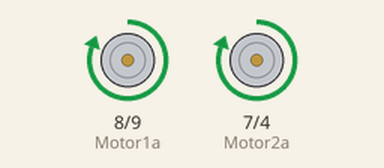
Simulated run of this sketch. Board: Arduino Uno, built with avr-gcc and run on an emulated ATmega328P. On the bench: motor-driver pin pairs drawn as motors (green arrow = first pin HIGH = forward, orange = second pin HIGH = backward, longer = more drive, scaled by the enable pin).

Above: at 0.5 s.
At 1.2 s:
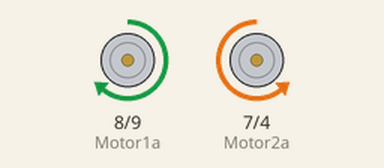
At 6.0 s:
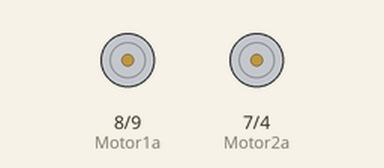
Timing chart, 0 to 8.1 s (numbered marks = the images above):
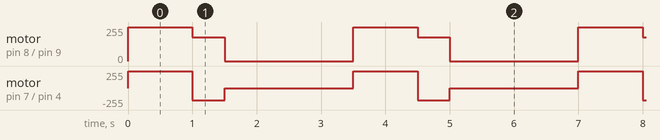

The sketch:

L298N2_motors.ino
```cpp
// #define encoderOne 2
// #define encoderTwo 3
// #define Motor1a 8
// #define Motor1b 9
// #define Motor2a 7
// #define Motor2b 4
// const int ENA = 5;
// const int ENB = 6;

#define Motor1a 8
#define Motor1b 9
#define Motor2a 7
#define Motor2b 4
const int ENA = 5;
const int ENB = 6;

#define encoderOne 2
#define encoderTwo 3

// Function to initialize motor pins
void setup() {
  Serial.begin(9600);
  pinMode(Motor1a, OUTPUT);
  pinMode(Motor1b, OUTPUT);
  pinMode(Motor2a, OUTPUT);
  pinMode(Motor2b, OUTPUT);
  pinMode(ENA, OUTPUT);
  pinMode(ENB, OUTPUT);

  // Start with the motor off
  stopMotor();
}

// Function to move the motor forward
void forward(int speed) {
  digitalWrite(Motor1a, HIGH);  // Set IN1 HIGH
  digitalWrite(Motor1b, LOW);   // Set IN2 LOW
  analogWrite(ENA, speed);  // Set motor speed (0-255)
  digitalWrite(Motor2a, HIGH);  // Set IN1 HIGH
  digitalWrite(Motor2b, LOW);   // Set IN2 LOW
  analogWrite(ENB, speed);  // Set motor speed (0-255)
}

void rotate(int angle) {
  int speed = 180; //80
  int const1 = 1;
  digitalWrite(Motor1a, HIGH);  // Set IN1 HIGH
  digitalWrite(Motor1b, LOW);   // Set IN2 LOW
  analogWrite(ENA, speed);  // Set motor speed (0-255)
  digitalWrite(Motor2a, LOW);  // Set IN1 HIGH
  digitalWrite(Motor2b, HIGH);   // Set IN2 LOW
  analogWrite(ENB, speed);  // Set motor speed (0-255)
  // delay(const1 * angle);
}

// Function to stop the motor
void stopMotor() {
  digitalWrite(Motor1a, LOW);  // Set IN1 HIGH
  digitalWrite(Motor1b, LOW);   // Set IN2 LOW
  analogWrite(ENA, 0);      // Set speed to 0
  digitalWrite(Motor2a, LOW);  // Set IN1 HIGH
  digitalWrite(Motor2b, LOW);   // Set IN2 LOW
  analogWrite(ENB, 0);
}

// Main loop
void loop() {
  // for (int i=0;i<255;i++){
  //   Serial.println(i);
  //   forward(i);
  //   delay(50);
  // }
  forward(255);// 160
  delay(1000);
  rotate(180);
  delay(500);
  stopMotor();
  delay(2000);

}
```

Measured:
- by itself, motor on pin 8 (Motor1a) / pin 9 (Motor1b): repeats every 3.5 s: forward 180/255 0.50 s, stopped 2.0 s, forward 255/255 1.0 s
- by itself, motor on pin 7 (Motor2a) / pin 4 (Motor2b): repeats every 3.5 s: backward 180/255 0.50 s, stopped 2.0 s, forward 255/255 1.0 s
